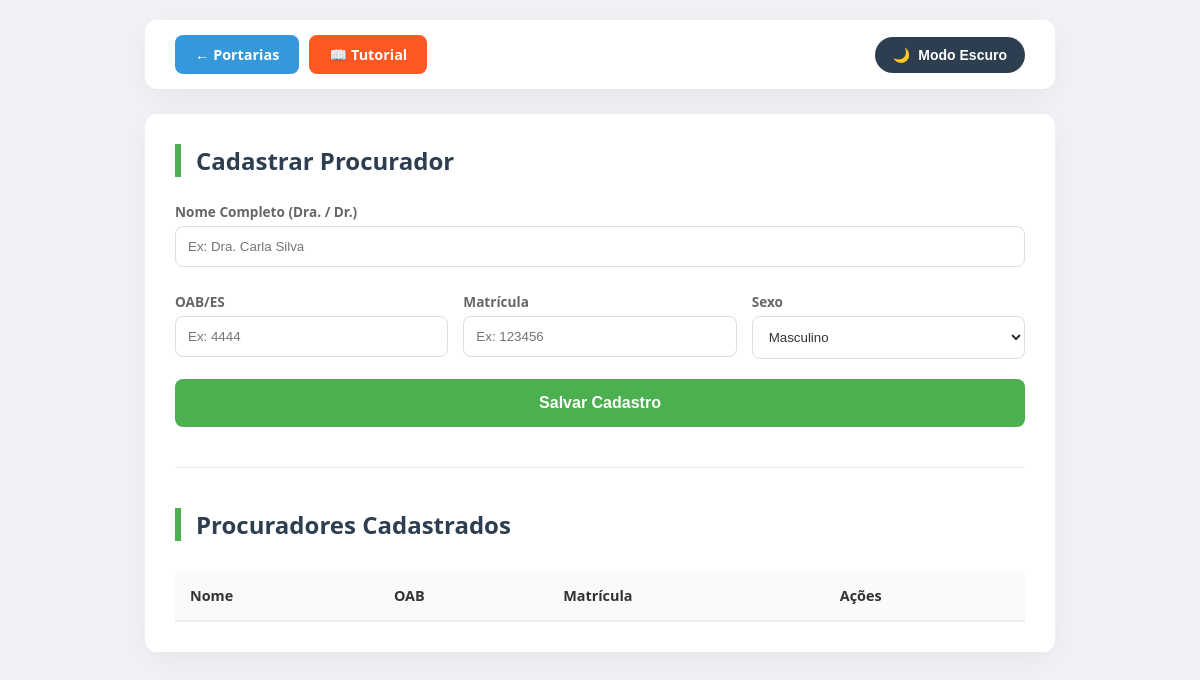
The app's page /procuradores.php, older data.
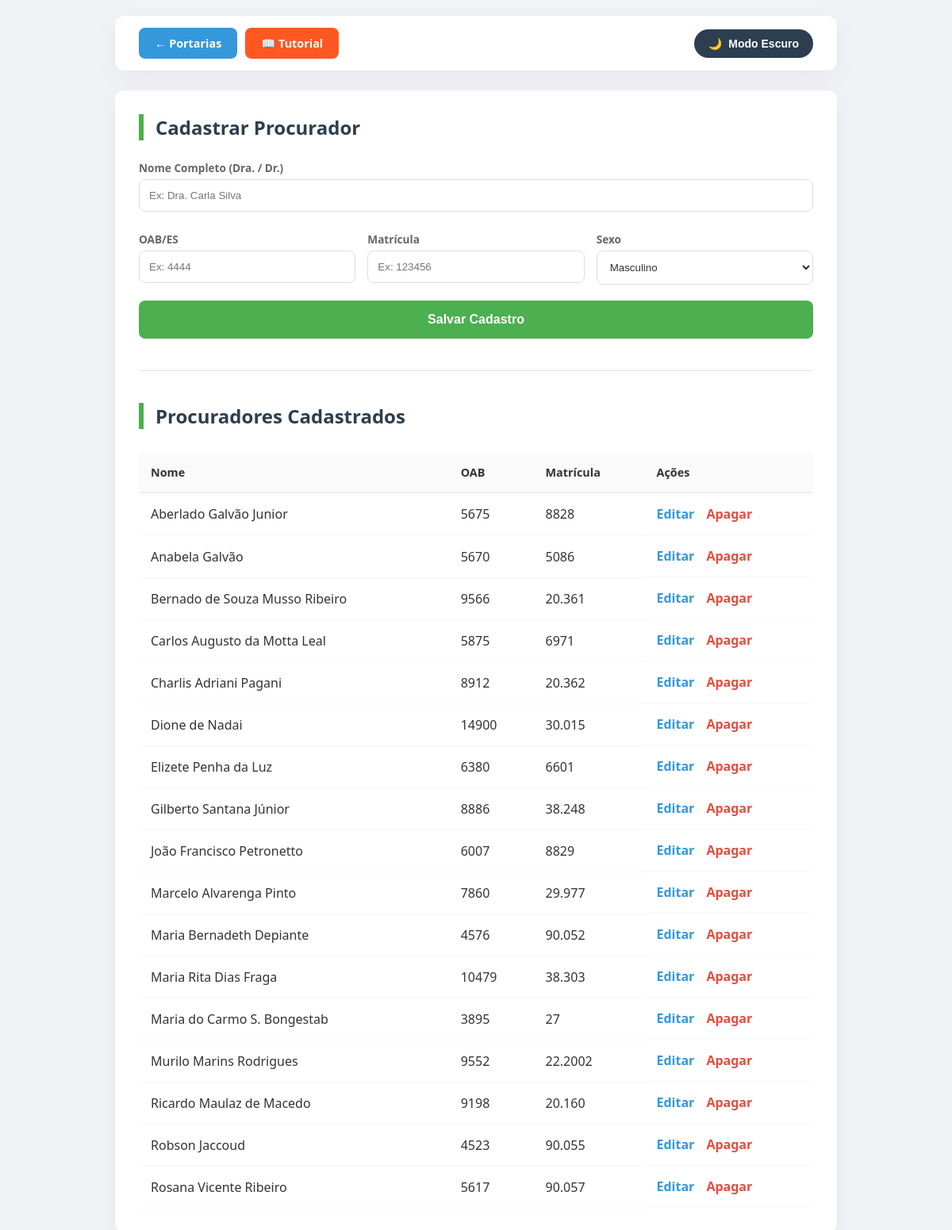
The same page, newer data.
### tables this page shows
CREATE TABLE cadastro_procuradores(
    id INTEGER PRIMARY KEY AUTOINCREMENT,
    nome TEXT NOT NULL,
    oab TEXT,
    sexo TEXT,
    matricula TEXT,
    email TEXT,
    status TEXT DEFAULT 'Ativo'
);

### procuradores.php (the view, shortened to what this page needs)
<?php
$db = new SQLite3('data/portarias.db');
$db->exec("CREATE TABLE IF NOT EXISTS cadastro_procuradores(
    id INTEGER PRIMARY KEY AUTOINCREMENT,
    nome TEXT,
    oab TEXT,
    matricula TEXT,
    sexo TEXT
)");
$edit_data = null;
?>
<!DOCTYPE html>
<html lang="pt-br">
<head>
</head>
<body>
    <header class="header-actions">
        <div style="display:flex; gap:10px;">
            <a href="index.php" class="btn-voltar">← Portarias</a>
            <a href="tutorial.php" class="btn-tutorial">📖 Tutorial</a>
        </div>
        <button class="dark-toggle" id="btnDark" onclick="toggleDarkMode()">
            <span id="dark-icon">🌙</span> <span id="dark-text">Modo Escuro</span>
        </button>
    </header>
    <div class="card">
        <h2><?php echo $edit_data ? 'Editar Procurador' : 'Cadastrar Procurador'; ?></h2>
        <form method="post">
            <label>Nome Completo (Dra. / Dr.)</label>
            <input type="text" name="nome" value="<?php echo htmlspecialchars($edit_data['nome'] ?? ''); ?>" placeholder="Ex: Dra. Carla Silva" required>
            <div style="display: flex; gap: 15px;">
                <div style="flex: 1;">
                    <label>OAB/ES</label>
                    <input type="text" name="oab" value="<?php echo htmlspecialchars($edit_data['oab'] ?? ''); ?>" placeholder="Ex: 4444" required>
                </div>
                <div style="flex: 1;">
                    <label>Matrícula</label>
                    <input type="text" name="matricula" value="<?php echo htmlspecialchars($edit_data['matricula'] ?? ''); ?>" placeholder="Ex: 123456" required>
                </div>
                <div style="flex: 1;">
                    <label>Sexo</label>
                    <select name="sexo" required>
                        <option value="M" <?php echo (isset($edit_data['sexo']) && $edit_data['sexo'] == 'M') ? 'selected' : ''; ?>>Masculino</option>
                    </select>
                </div>
            </div>
            <button type="submit" name="salvar_procurador" class="btn-submit">
                <?php echo $edit_data ? 'Atualizar Cadastro' : 'Salvar Cadastro'; ?>
            </button>
        </form>
        <hr style="margin: 40px 0; border: 0; border-top: 1px solid rgba(0,0,0,0.1);">
        <h2>Procuradores Cadastrados</h2>
        <table>
            <thead>
                <tr>
                    <th>Nome</th>
                    <th>OAB</th>
                    <th>Matrícula</th>
                    <th>Ações</th>
                </tr>
            </thead>
            <tbody>
                <?php
                $res = $db->query("SELECT * FROM cadastro_procuradores ORDER BY nome ASC");
                while($row = $res->fetchArray()){
                    echo "<tr>
                        <td>{$row['nome']}</td>
                        <td>{$row['oab']}</td>
                        <td>{$row['matricula']}</td>
                        <td class='action-links'>
                            <a href='?editar={$row['id']}' class='edit-btn'>Editar</a>
                            <span class='del-btn' onclick='abrirModalExcluir({$row['id']})'>Apagar</span>
                        </td>
                    </tr>";
                }
                ?>
            </tbody>
        </table>
    </div>
</body>
</html>

### procuradores.php (style rules this page uses)
:root { --primary-color: #2c3e50; --secondary-color: #4CAF50; --accent-color: #ff5722; --bg-body: #f0f2f5; --bg-card: #ffffff; --text-main: #333; --border-radius: 12px; --shadow: 0 8px 30px rgba(0,0,0,0.05); }
body { font-family: 'Segoe UI', Roboto, sans-serif; background: var(--bg-body); margin: 0; padding: 20px; color: var(--text-main); transition: 0.3s; }
.header-actions { display: flex; justify-content: space-between; align-items: center; background: var(--bg-card); padding: 15px 30px; border-radius: var(--border-radius); box-shadow: var(--shadow); margin-bottom: 25px; max-width: 850px; margin-left: auto; margin-right: auto; }
.card { background: var(--bg-card); padding: 30px; border-radius: var(--border-radius); box-shadow: var(--shadow); max-width: 850px; margin: auto; }
h2 { color: var(--primary-color); margin: 0 0 25px 0; font-size: 1.5rem; border-left: 6px solid var(--secondary-color); padding-left: 15px; }
.btn-voltar, .btn-tutorial { color: white !important; padding: 10px 20px; border-radius: 8px; text-decoration: none; font-weight: bold; font-size: 0.9em; transition: 0.2s; display: inline-flex; align-items: center; gap: 8px; }
.btn-voltar { background: #3498db; }
.btn-tutorial { background: var(--accent-color); }
.dark-toggle { cursor: pointer; background: var(--primary-color); color: white; border: none; padding: 10px 18px; border-radius: 50px; font-size: 14px; display: flex; align-items: center; gap: 8px; transition: 0.4s; font-weight: 600; }
form label { display: block; font-weight: 600; margin: 15px 0 5px 0; font-size: 0.85em; color: #666; }
input, select { width: 100%; padding: 12px; margin-bottom: 10px; border-radius: 8px; border: 1px solid #ddd; box-sizing: border-box; background: var(--bg-card); color: var(--text-main); }
.btn-submit { background: var(--secondary-color); color: white; font-weight: bold; cursor: pointer; border: none; padding: 15px; border-radius: 8px; width: 100%; margin-top: 10px; font-size: 1rem; }
table { width: 100%; border-collapse: collapse; margin-top: 30px; }
th { background: rgba(0,0,0,0.02); padding: 15px; text-align: left; border-bottom: 2px solid #eee; font-size: 0.9em; }
td { padding: 15px; border-bottom: 1px solid rgba(0,0,0,0.03); }
.action-links { display: flex; gap: 15px; font-weight: bold; }
.edit-btn { color: #3498db; text-decoration: none; }
.del-btn { color: #e74c3c; text-decoration: none; cursor: pointer; }

Row changes from the older to the newer data that the page shows:
added cadastro_procuradores: nome "Aberlado Galvão Junior", oab "5675", matricula "8828"
added cadastro_procuradores: nome "Anabela Galvão", oab "5670", matricula "5086"
added cadastro_procuradores: nome "Bernado de Souza Musso Ribeiro", oab "9566", matricula "20.361"
added cadastro_procuradores: nome "Carlos Augusto da Motta Leal", oab "5875", matricula "6971"
added cadastro_procuradores: nome "Charlis Adriani Pagani", oab "8912", matricula "20.362"
added cadastro_procuradores: nome "Dione de Nadai", oab "14900", matricula "30.015"
added cadastro_procuradores: nome "Elizete Penha da Luz", oab "6380", matricula "6601"
added cadastro_procuradores: nome "Gilberto Santana Júnior", oab "8886", matricula "38.248"
added cadastro_procuradores: nome "João Francisco Petronetto", oab "6007", matricula "8829"
added cadastro_procuradores: nome "Marcelo Alvarenga Pinto", oab "7860", matricula "29.977"
added cadastro_procuradores: nome "Maria Bernadeth Depiante", oab "4576", matricula "90.052"
added cadastro_procuradores: nome "Maria Rita Dias Fraga", oab "10479", matricula "38.303"
added cadastro_procuradores: nome "Maria do Carmo S. Bongestab", oab "3895", matricula "27"
added cadastro_procuradores: nome "Murilo Marins Rodrigues", oab "9552", matricula "22.2002"
added cadastro_procuradores: nome "Ricardo Maulaz de Macedo", oab "9198", matricula "20.160"
added cadastro_procuradores: nome "Robson Jaccoud", oab "4523", matricula "90.055"
added cadastro_procuradores: nome "Rosana Vicente Ribeiro", oab "5617", matricula "90.057"
